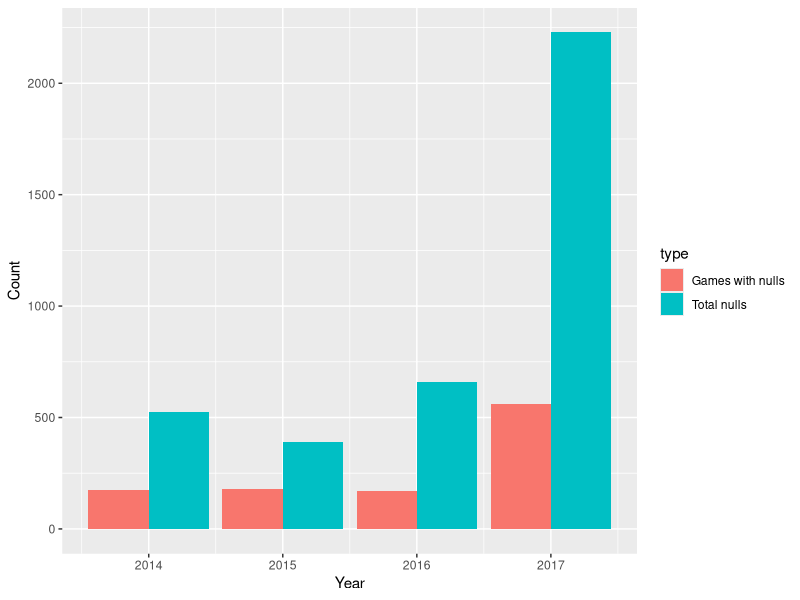
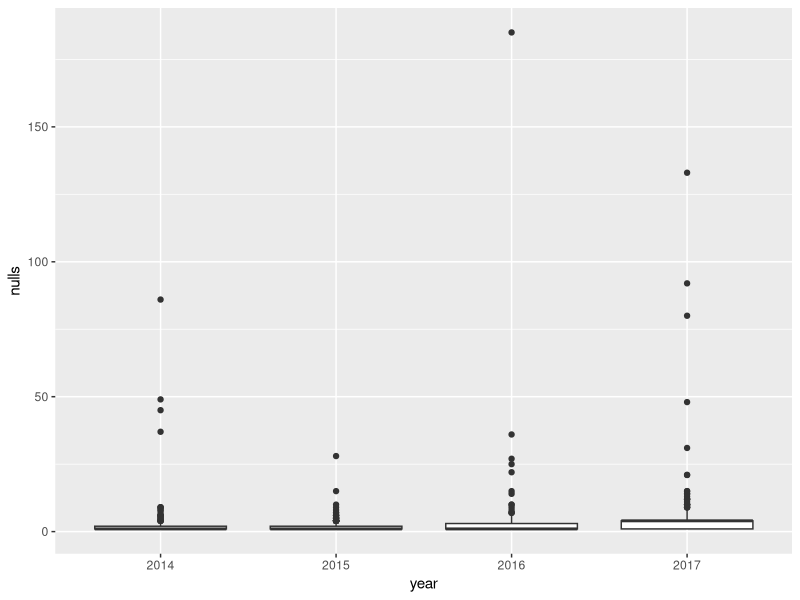
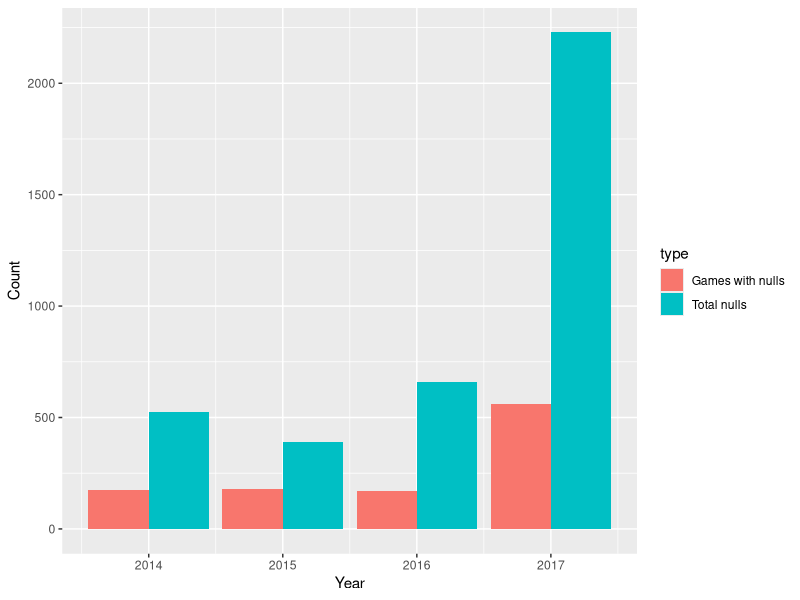
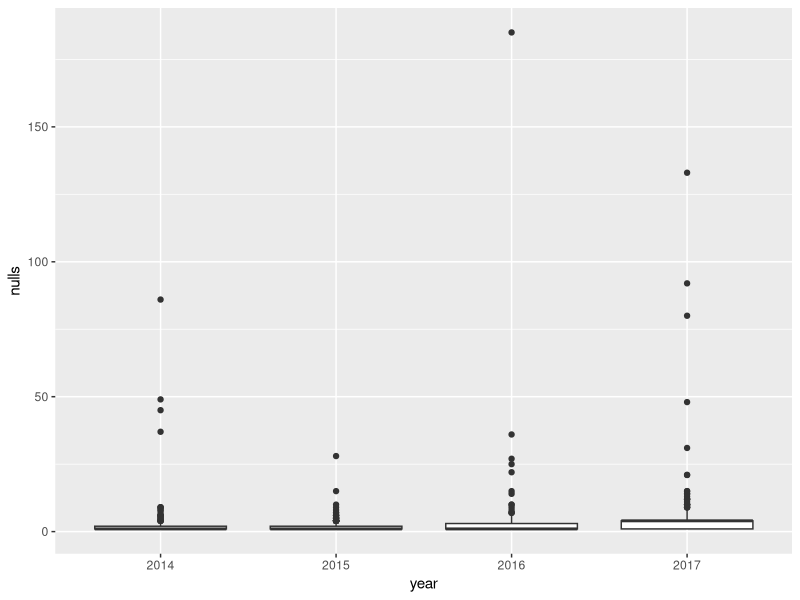

Here is the R script that generated these plots, in order:
library('ggplot2')

df <- read.csv('pitch_type_nulls.csv')
# Need to make the y axis at 250 intervals
ggplot(df, aes(x = year, y = nulls, fill = type)) +
    geom_bar(stat = 'identity', position = position_dodge()) +
    labs(x = 'Year', y = 'Count')
ggsave('nulls_by_year.pdf')

df2 <- read.csv('nulls_by_game.csv')

df2$year <- as.factor(df2$year)
ggplot(df2, aes(x = year, y = nulls)) +
    geom_boxplot()
ggsave('nulls_by_game.pdf')
